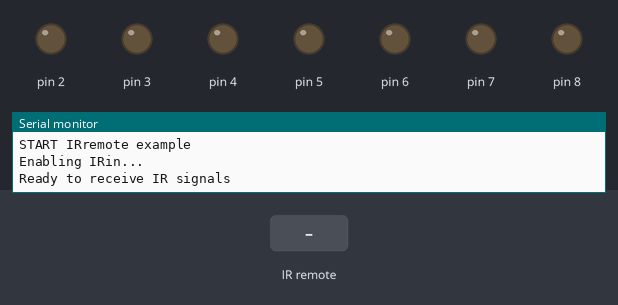
Bench run of a sketch on a simulated Arduino Uno, built with avr-gcc and run on an emulated ATmega328P. On the bench: output pins drawn as LEDs (lit = HIGH), the last lines printed to the serial monitor. The test bench sets the inputs (shaded band).

Above: at 1.2 s.
1.3 s: infrared code 0x10 received
At 2.0 s:
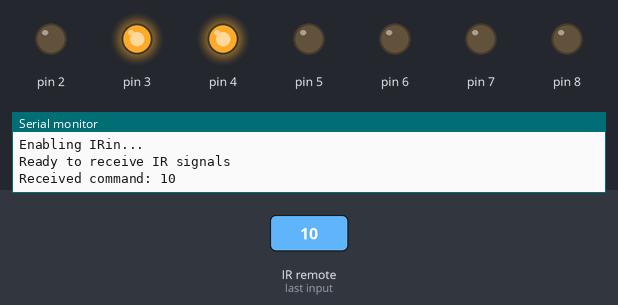
2.8 s: infrared code 0x1A received
At 3.2 s:
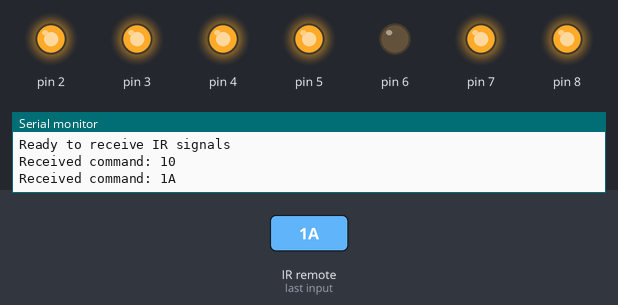
4.3 s: infrared code 0x11 received
At 5.5 s:
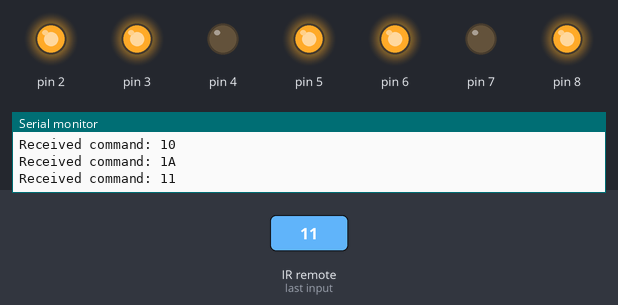
5.8 s: infrared code 0x12 received
At 6.8 s:
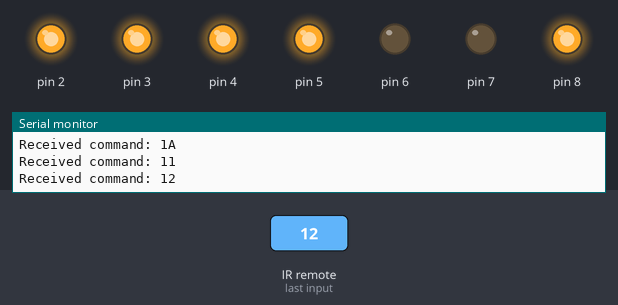
7.3 s: infrared code 0x14 received
At 8.0 s:
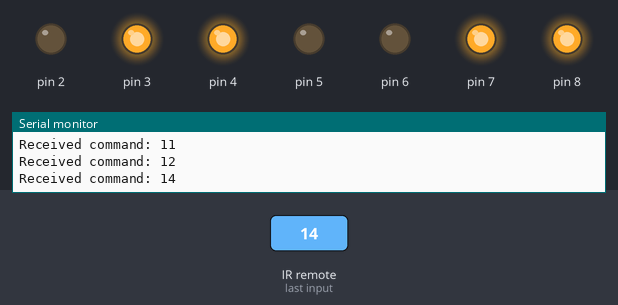
8.8 s: infrared code 0x15 received
At 9.2 s:
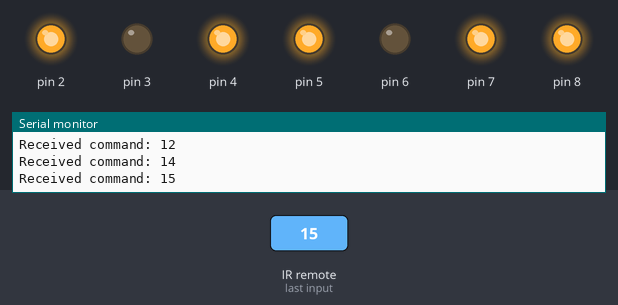
Timing chart, 0 to 11.3 s (numbered marks = the images above; inputs shaded):
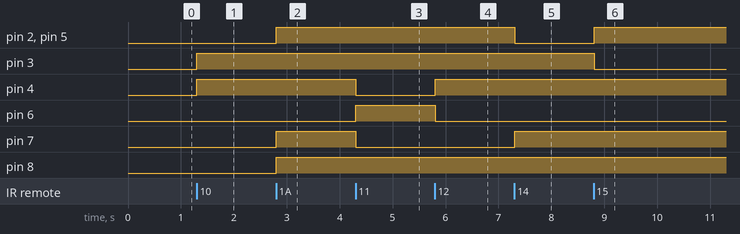

Measured:
- after the input at 1.3 s, pin 3, pin 4: LOW → HIGH at once
- after the input at 2.8 s, pin 2, pin 5, pin 7, pin 8: LOW → HIGH at once
- after the input at 4.3 s, pin 4, pin 7: HIGH → LOW at once; pin 6: LOW → HIGH at once
- after the input at 5.8 s, pin 4: LOW → HIGH at once; pin 6: HIGH → LOW at once
- after the input at 7.3 s, pin 2, pin 5: HIGH → LOW at once; pin 7: LOW → HIGH at once
- after the input at 8.8 s, pin 2, pin 5: LOW → HIGH at once; pin 3: HIGH → LOW at once

The sketch:

1.ino
```cpp
#define DECODE_NEC
#define IR_RECEIVE_PIN 0

#include <IRremote.hpp>

char led_num[10][8] = {
    {6, 2, 3, 4, 5, 6, 7},     // 0
    {2, 3, 4},                 // 1
    {5, 2, 3, 5, 6, 8},        // 2
    {5, 2, 3, 4, 5, 8},        // 3
    {4, 3, 4, 7, 8},           // 4
    {5, 2, 4, 5, 7, 8},        // 5
    {6, 2, 4, 5, 6, 7, 8},     // 6
    {3, 2, 3, 4},              // 7
    {7, 2, 3, 4, 5, 6, 7, 8},  // 8
    {6, 2, 3, 4, 5, 7, 8}      // 9　
};

void led_dark() {
    for (int i = 2; i <= 8; i++) {
        digitalWrite(i, LOW);
    }
}

void setup() {
    Serial.begin(115200);
#if defined(AVR_ATmega32U4) || defined(SERIAL_PORT_USBVIRTUAL) || \
    defined(SERIAL_USB) || defined(ARDUINO_attiny3217)
    delay(1000);
#endif
    Serial.println(F("START IRremote example"));
    Serial.println(F("Enabling IRin..."));
    IrReceiver.begin(IR_RECEIVE_PIN, ENABLE_LED_FEEDBACK);
    Serial.println(F("Ready to receive IR signals"));
    for (int i = 2; i <= 8; i++) {
        pinMode(i, OUTPUT);
    }
}

void loop() {
    int num, z;

    if (IrReceiver.decode()) {
        Serial.print(F("Received command: "));
        Serial.println(IrReceiver.decodedIRData.command, HEX);
        led_dark();
        switch (IrReceiver.decodedIRData.command) {
            case 0x10:
                num = 1;
                break;
            case 0x11:
                num = 2;
                break;
            case 0x12:
                num = 3;
                break;
            case 0x14:
                num = 4;
                break;
            case 0x15:
                num = 5;
                break;
            case 0x16:
                num = 6;
                break;
            case 0x17:
                num = 6;
                break;
            case 0x18:
                num = 7;
                break;
            case 0x19:
                num = 8;
                break;
            case 0x1A:
                num = 9;
                break;
            case 0xC:
                num = 0;
                break;
            default:
                Serial.println(F("Unknown command"));
                IrReceiver.resume();
                return;
        }

        z = led_num[num][0];
        for (int i = 1; i <= z; i++) {
            digitalWrite(led_num[num][i], HIGH);
        }

        IrReceiver.resume();
    }
    delay(100);
}
```
